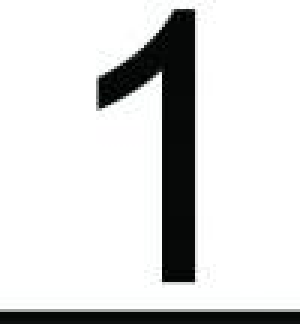
#> input picture Picture/1.jpg, 100 x 108 px (shown 3 times larger)
$ python lineDetection.py   (older library calls are emulated)
#> lines starting #> are read from the running program, lines starting #| are printed output that depends on the picture
### Picture/skLearn.py
from sklearn.neighbors import KNeighborsClassifier
from sklearn.tree import DecisionTreeClassifier
from sklearn.neural_network import MLPClassifier
from sklearn.ensemble import RandomForestClassifier
from scipy.misc import imread, imresize
from sklearn import datasets, svm

tl_ratio = 2


def classify(img, classifier):
    img = resize(img)
    return classifier.predict(img.reshape((1, img.shape[0] * img.shape[1])))[0]


# [18 lines left out: functions setup_classifier, resize, not called in this run]

def get_pic(path):
#> called with path = '1.jpg'
    pic = imread(path)
#> pic is the input picture: shape (108, 100, 3); mean R, G, B 215.7, 216.2, 215.9
    pic = imresize(pic, (8, 8))
    pic = pic[:, :, 0]

    for y, val in enumerate(pic):
        for x, val2 in enumerate(val):
            new_value = 16 - round((val2 / 255) * 16)
            pic[y][x] = new_value
#> this loop made 8 passes
#> val on passes 1 to 8: [255, 255, 255, 242, 126, 202, 255, 255], [255, 255, 227, 121, 41, 192, 255, 255], [255, 255, 200, 170, 91, 192, 255, 255], [255, 255, 254, 250, 100, 193, 255, 255], [255, 255, 255, 250, 100, 193, 255, 255], [255, 255, 255, 250, 100, 193, 255, 255], [255, 255, 255, 251, 121, 201, 255, 255], [193, 193, 193, 193, 173, 185, 193, 193]
    return pic


# [68 lines left out: functions optimize_forest, optimize_neuro, optimize_tree, optimize_knn, optimize_svm, test_classifier and 1 more, not called in this run]


digits = datasets.load_digits()
pic = get_pic("1.jpg")

import warnings
warnings.filterwarnings("ignore")
# [12 lines of commented-out code are left out]

### Picture/line.py
from enum import Enum


class Line:
    def __init__(self, x1, y1, x2, y2):
        self.x1 = x1
        self.y1 = y1
        self.x2 = x2
        self.y2 = y2
        self.slope = self._configure_slope()
        self.orientation = self._configure_orientation()

    def get_orientation(self):
        return self.orientation

    def get_slope(self):
        return self.slope

    def _configure_orientation(self):
        if abs(self.slope) >= 1:
            return Orientation.Vertical
        return Orientation.Horizontal

    def _configure_slope(self):
        up = self.y2 - self.y1
        down = self.x2 - self.x1
        if down == 0:  # line is vertical
            return 100
        return float("%.2f" % (up / down))


class Orientation(Enum):
    Horizontal = 0
    Vertical = 1


# [2 lines that do not run on import are left out]

### Picture/lineDetection.py
import cv2
import numpy as np
import operator
import os, types
from Picture.line import Line
from Picture.line import Orientation
from Picture.numberSquare import NumberSquare
from Picture.skLearn import classify, setup_classifier
import char74kClassify

class Image:
    def __init__(self, path):
#> called with path = '../sudo.jpg'
        self.path = path
        if os.path.exists(path):
            with open(path, 'rb') as f:
                try:
                    self.img = cv2.imread(path)
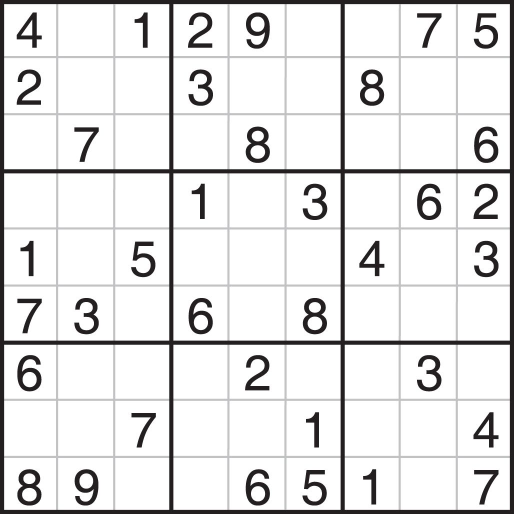
#> input picture sudo.jpg, 1028 x 1028 px (shown at 1/2 size)
#> self.img is the input picture: shape (1028, 1028, 3); mean B, G, R 227.4, 227.3, 227.7
                except:
                    print("No such file exists")

        self.height, self.width, self.channels = self.img.shape
#> self.height = 1028; self.width = 1028; self.channels = 3
        self.grid_lines = self._get_main_lines()
        self.squares = self._get_field_squares()

    def _get_hough_lines(self):
        gray = cv2.cvtColor(self.img, cv2.COLOR_BGR2GRAY)  # Convert the img to gray scale
        edges = cv2.Canny(gray, 50, 150, apertureSize=3)  # Apply edge detection method on the image
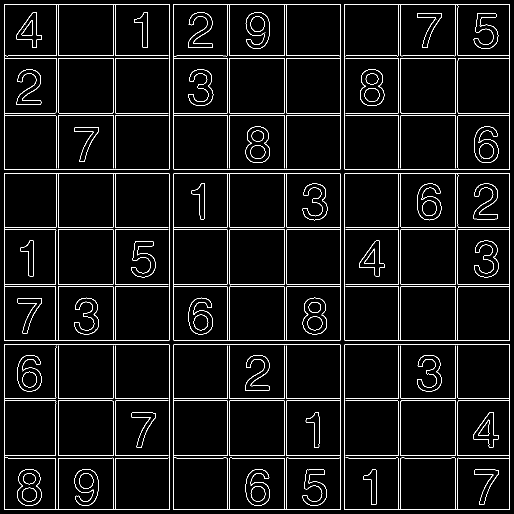
#> edges: shape (1028, 1028) (shown at 1/2 size); 4.5% white in thin lines or dots
        return cv2.HoughLines(edges, 1, np.pi / 180, 170)

    def _get_all_lines(self):
        lines = {}
        lines[Orientation.Horizontal] = []
        lines[Orientation.Vertical] = []
        for line in self._get_hough_lines():
            r = line[0][0]
            theta = line[0][1]
            a = np.cos(theta)
            b = np.sin(theta)
            x0 = a * r
            y0 = b * r
            x1 = int(x0 + 1000 * (- b))
            y1 = int(y0 + 1000 * a)
            x2 = int(x0 - 1000 * (- b))
            y2 = int(y0 - 1000 * a)
            line = Line(x1, y1, x2, y2)
            lines[line.get_orientation()].append(line)
#> this loop made 36 passes
#> (r, x0, y0, x1, y1, x2, y2) on pass 1: (8, 8, 0, 8, 1000, 8, -1000)
        return lines

    def _get_padding(self):
        return self.width // 18  # Based on the test pictures this is the best ratio

    def _get_main_lines(self):
        """
        Keeps only the lines that are needed (without the noise)
        :return: new Dictionary with fewer lines
        """
        max_padding = self._get_padding()  # minimum line distance (if lower the line will be thrown away)
        lines = self._get_all_lines()

        # all sorted horizontal lines
        horizontal_lines = lines[Orientation.Horizontal]
        horizontal_lines.sort(key=operator.attrgetter('y1'))

        # all sorted vertical lines
        vertical_lines = lines[Orientation.Vertical]
        vertical_lines.sort(key=operator.attrgetter('x1'))

        # place for only the "right ones"
        new_horizontal_lines = [horizontal_lines[0]]
        new_vertical_lines = [vertical_lines[0]]

        # keep only those whose distance is larger than max_padding
        for line in vertical_lines[1:]:
            if line.x1 > (new_vertical_lines[-1].x1 + max_padding):
                new_vertical_lines.append(line)

        for line in horizontal_lines[1:]:
            if line.y1 > (new_horizontal_lines[-1].y1 + max_padding):
                new_horizontal_lines.append(line)

        return {Orientation.Horizontal: new_horizontal_lines, Orientation.Vertical: new_vertical_lines}

    def _get_field_squares(self):
        squares = []
        horizontals = self.grid_lines[Orientation.Horizontal]
        verticals = self.grid_lines[Orientation.Vertical]
        for h, h_line in enumerate(horizontals):
            squares.append([])
            for v, v_line in enumerate(verticals):
                try:  # if there is no intersection it will return false, which is not iterable
                    x, y = Line.get_intersection(h_line, v_line)  # causes TypeError if False
                    if v < len(verticals) - 1 and h < len(horizontals) - 1:
                        squares[h].append(NumberSquare(v, h, (x, y)))
                    if v > 0 and h < len(horizontals) - 1:  # gives the point to the left square
                        squares[h][v - 1].add_point(x, y)  # adds the point to the previous "square"
                    if h > 0 and v < len(verticals) - 1:  # gives the point to the top square
                        squares[h - 1][v].add_point(x, y)
                    if h > 0 and v > 0:  # gives the point to the top left square
                        squares[h - 1][v - 1].add_point(x, y)
                except TypeError:
                    print("No intersection between those lines!")
#> after the loop, squares = [[]]
        return squares

    # [36 lines left out: functions draw_lines, draw_intersection_points, draw_field, not called in this run]

    def show(self):
        cv2.imshow('Detected Lines.jpg', self.img)
        cv2.waitKey(0)

    # [68 lines left out: functions get_image, imagecolor, crop, not called in this run]


if __name__ == '__main__'   :
#> (the run stopped early here; a loop or call above may not have finished)
